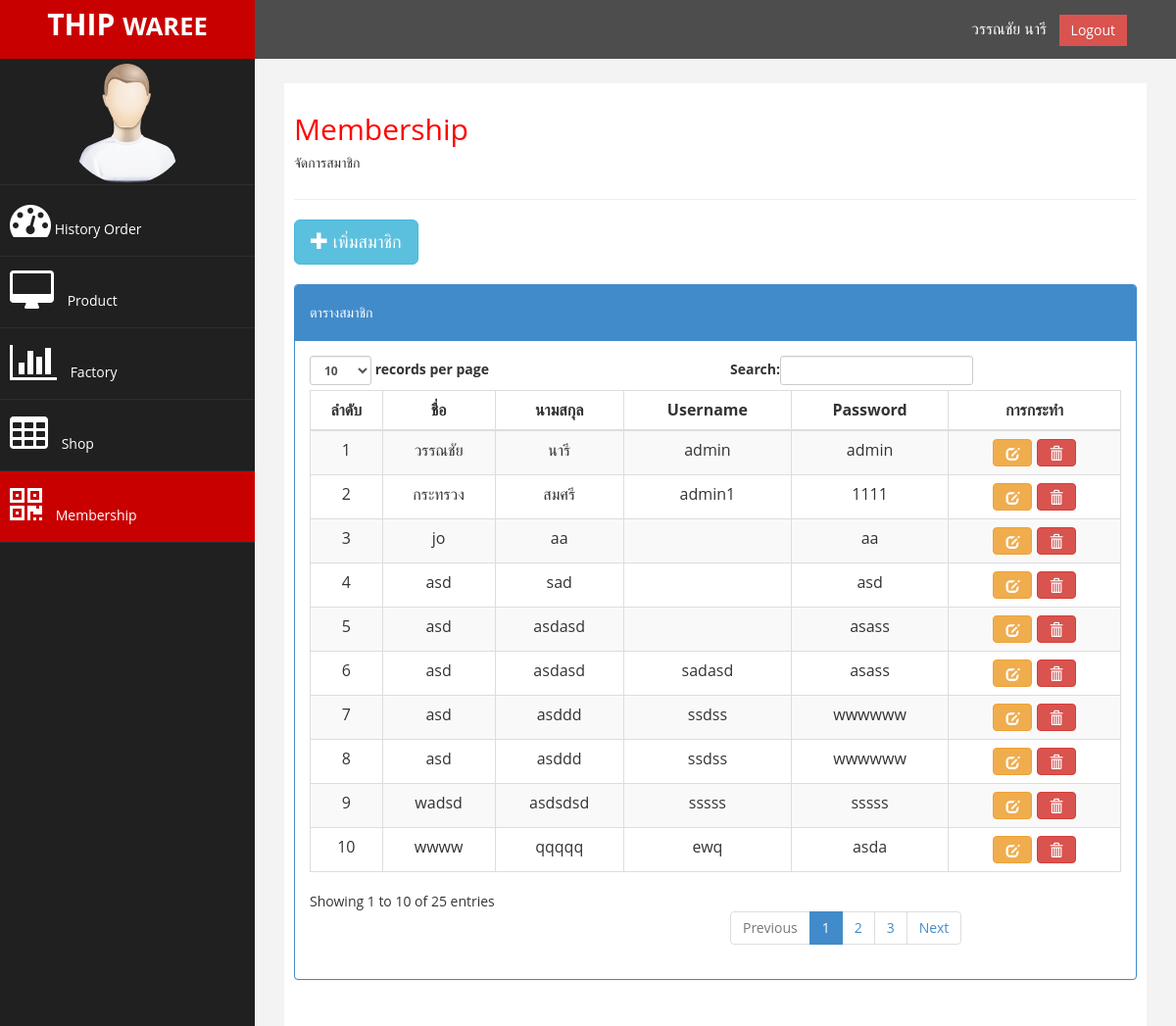
/membership/membership.php (signed in), run on the app's committed database.
### tables this page shows
CREATE TABLE IF NOT EXISTS `member` (
  `idmember` int(10) unsigned NOT NULL,
  `name` varchar(30) DEFAULT NULL,
  `lastname` varchar(30) DEFAULT NULL,
  `username` varchar(16) DEFAULT NULL,
  `password` varchar(16) DEFAULT NULL,
  `status_member` enum('ผู้จัดการ','บัญชี','ฝ่ายขาย') NOT NULL
);

### model/db_user.inc.php (called while the page is built, shortened)
<?php
require_once 'db_connect.inc.php';
function get_member() {
    global $con;
    $res = $con->query("SELECT * FROM member");
    return $res;
}

### membership/membership.php (the view, shortened to what this page needs)
<?php
require '../model/db_user.inc.php';
$p = 'membership';
?>
<html xmlns="http://www.w3.org/1999/xhtml">
    <head>
        <link href="../assets/css/bootstrap.css" rel="stylesheet" />
        <link href="../assets/css/font-awesome.css" rel="stylesheet" />
        <link href="../assets/js/morris/morris-0.4.3.min.css" rel="stylesheet" />
        <link href="../assets/css/custom.css" rel="stylesheet" />
    </head>
    <body>
        <div id="wrapper">
            <?php include '../interface_template/template_nav_top.php'; ?>
            <?php include '../interface_template/template_nav_side.php'; ?>
            <div id="page-wrapper" >
                <div id="page-inner">
                    <div class="row">
                        <div class="col-md-12">
                            <h2> Membership </h2>
                            <h5> จัดการสมาชิก </h5>
                        </div>
                    </div>
                    <hr />
                    <div class="row">
                        <div class="col-md-12">
                            <a href="popup_add_membership.php" class="btn btn-info btn-lg" data-toggle="modal" data-target="#myModal">
                                <span class="glyphicon glyphicon-plus"></span> เพิ่มสมาชิก
                            </a>
                            <br/>
                            <br/>
                            <div class="panel panel-primary">
                                <div class="panel-heading">
                                    <h5>ตารางสมาชิก</h5>
                                </div>
                                <div class="panel-body">
                                    <div class="table-responsive">
                                        <table class="table table-striped table-bordered table-hover text-center" id="dataTables-example">
                                            <thead>
                                                <tr>
                                                    <th><div align="center">ลำดับ</div></th>
                                                    <th><div align="center">ชื่อ</div></th>
                                                    <th><div align="center">นามสกุล</div></th>
                                                    <th><div align="center">Username</div></th>
                                                    <th><div align="center">Password</div></th>
                                                    <th><div align="center">การกระทำ</div></th>
                                                </tr>
                                            </thead>
                                            <tbody>
                                                <?php
                                                $i = 1;
                                                $result = get_member();
                                                while ($user = $result->fetch(PDO::FETCH_OBJ)) {
                                                    ?>
                                                    <tr>
                                                        <td><?php echo $i; ?></td>
                                                        <td><?php echo $user->name; ?></td>
                                                        <td><?php echo $user->lastname; ?></td>
                                                        <td><?php echo $user->username; ?></td>
                                                        <td><?php echo $user->password; ?></td>
                                                        <td>
                                                            <a href="popup_edit_membership.php?idmember=<?php echo $user->idmember; ?>" class="btn btn-warning " data-toggle="modal" data-target="#myModal" data-toggle="tooltip" title="แก้ไข">
                                                                <span class="glyphicon glyphicon-edit"></span>
                                                            </a>
                                                            <a href="popup_delete_membership.php" class="btn btn-danger " data-toggle="modal" data-target="#myModal" data-toggle="tooltip" title="ลบ">
                                                                <span class="glyphicon glyphicon-trash"></span>
                                                            </a>
                                                        </td>
                                                    </tr>
                                                    <?php
                                                    $i++;
                                                }
                                                ?>
                                        </table>
                                    </div>
                                </div>
                            </div>
                        </div>
                    </div>
                </div>
            </div>
        </div>
    </body>
</html>

### interface_template/template_nav_top.php (shortened to what this page needs)
<nav class="navbar navbar-default navbar-cls-top " role="navigation" style="margin-bottom: 0">
    <div class="navbar-header">
        <a class="navbar-brand" href="../interface_history_order/history_order.php">THIP <small>WAREE</small></a>
    </div>
    <div style="color: white;
         padding: 15px 50px 5px 50px;
         float: right;
         font-size: 16px;"> <?php echo $_SESSION['username']['name'] . ' ' . $_SESSION['username']['lastname'] ?> &nbsp;
        <a href="../deleteSession.php" class="btn btn-danger square-btn-adjust">Logout</a> </div>
</nav>

### interface_template/template_nav_side.php
<nav class="navbar-default navbar-side" role="navigation">
    <div class="sidebar-collapse">
        <ul class="nav" id="main-menu">
            <li class="text-center">
                <img src="../assets/img/find_user.png" class="img-circle" class="user-image img-responsive"/>
            </li>
            <li>
                <a <?php if($p=="history_order") echo 'class="active-menu"';?>  href="../interface_history_order/history_order.php"><span class="fa fa-dashboard fa-3x"></span> History Order</a>
            </li>
            <li>
                <a <?php if($p=="product") echo 'class="active-menu"';?> href="../interface_product/product.php"><i class="fa fa-desktop fa-3x"></i> Product </a>
            </li>
            <li>
                <a <?php if($p=="factory") echo 'class="active-menu"';?> href="../interface_factory/factory.php"><i class="fa fa-bar-chart-o fa-3x"></i> Factory</a>
            </li>
            <li>
                <a <?php if($p=="shop") echo 'class="active-menu"';?> href="../interface_shop/shop.php"><i class="fa fa-table fa-3x"></i> Shop </a>
            </li>
            <li>
                <a <?php if($p=="membership") echo 'class="active-menu"';?> href="../membership/membership.php"><i class="fa fa-qrcode fa-3x"></i> Membership </a>
            </li>
        </ul>
    </div>
</nav>

### assets/css/custom.css (style rules this page uses)
body { font-family: 'Open Sans', sans-serif; }
#wrapper { width: 100%; background:#202020; }
#page-wrapper { padding: 15px 15px; min-height: 600px; background:#F3F3F3; }
#page-inner { width:100%; margin:10px 20px 10px 0px; background-color:#fff!important; padding:10px; min-height:1200px; }
.text-center { text-align:center; }
h2 { color: #f00; }
.square-btn-adjust { border: 0px solid transparent; -webkit-border-radius: 0px; -moz-border-radius: 0px; border-radius: 0px; }
.navbar-cls-top .navbar-brand { color: #fff; background: #C90000; width: 260px; text-align: center; height: 60px; font-size: 30px; font-weight: 700; }
.active-menu { background-color:#C90000!important; }
.sidebar-collapse , .sidebar-collapse .nav { background:none; }
.sidebar-collapse .nav { padding:0; }
.sidebar-collapse .nav > li > a { color:#fff; background:#202020; text-shadow:none; }
.sidebar-collapse > .nav > li > a { padding:15px 10px; }
.sidebar-collapse > .nav > li { border-bottom: 1px solid rgba(107, 108, 109, 0.19); }
.navbar-side { border:none; background-color: #202020; }
.navbar-cls-top { background:#4D4D4D; border-bottom:none; }
.navbar-default { border:0px solid black; }
.navbar-header { background: #A70303; }
.nav > li > a > i { margin-right:10px; }
@media (min-width:768px) { #page-wrapper { margin: 0 0 0 260px; padding: 15px 30px; min-height: 1200px; } }
@media (min-width:768px) { .navbar-side { z-index: 1; position: absolute; width: 260px; } }
@media (min-width:768px) { .navbar { border-radius: 0px; } }

### data on the page
member: name "วรรณชัย", lastname "นารี", username "admin", password "admin"
member: name "กระทรวง", lastname "สมศรี", username "admin1", password "1111"
member: name "jo", lastname "aa", password "aa"
member: name "asd", lastname "sad", password "asd"
member: name "asd", lastname "asdasd", password "asass"
member: name "asd", lastname "asdasd", username "sadasd", password "asass"
member: name "asd", lastname "asddd", username "ssdss", password "wwwwww"
member: name "asd", lastname "asddd", username "ssdss", password "wwwwww"
member: name "wadsd", lastname "asdsdsd", username "sssss", password "sssss"
member: name "wwww", lastname "qqqqq", username "ewq", password "asda"

### other printed values
$_SESSION['username']['name'] "วรรณชัย"
$_SESSION['username']['lastname'] "นารี"
